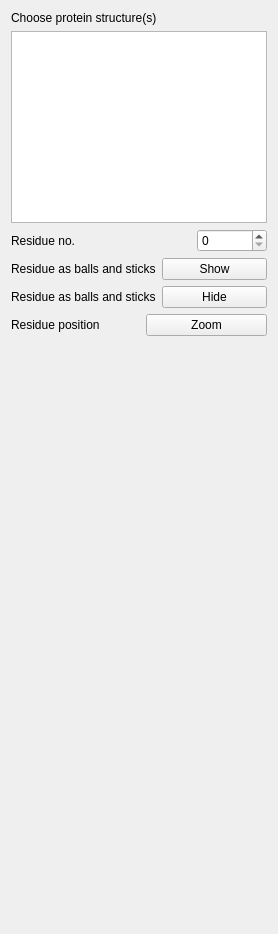
            <widget class="QWidget" name="page">
             <layout class="QVBoxLayout" name="verticalLayout_88">
              <item>
               <layout class="QVBoxLayout" name="verticalLayout_58">
                <item>
                 <widget class="QLabel" name="label_5">
                  <property name="text">
                   <string>Choose protein structure(s)</string>
                  </property>
                 </widget>
                </item>
                <item>
                 <widget class="QListWidget" name="list_hotspots_choose_protein"/>
                </item>
               </layout>
              </item>
              <item>
               <layout class="QHBoxLayout" name="horizontalLayout_69">
                <item>
                 <widget class="QLabel" name="lbl_hotspots_resi_no">
                  <property name="text">
                   <string>Residue no.</string>
                  </property>
                 </widget>
                </item>
                <item>
                 <widget class="QSpinBox" name="sp_hotspots_resi_no">
                  <property name="maximumSize">
                   <size>
                    <width>70</width>
                    <height>16777215</height>
                   </size>
                  </property>
                 </widget>
                </item>
               </layout>
              </item>
              <item>
               <layout class="QHBoxLayout" name="horizontalLayout_67">
                <item>
                 <widget class="QLabel" name="lbl_hotspots_resi_show">
                  <property name="text">
                   <string>Residue as balls and sticks</string>
                  </property>
                 </widget>
                </item>
                <item>
                 <widget class="QPushButton" name="btn_hotspots_resi_show">
                  <property name="maximumSize">
                   <size>
                    <width>121</width>
                    <height>16777215</height>
                   </size>
                  </property>
                  <property name="text">
                   <string>Show</string>
                  </property>
                 </widget>
                </item>
               </layout>
              </item>
              <item>
               <layout class="QHBoxLayout" name="horizontalLayout_68">
                <item>
                 <widget class="QLabel" name="lbl_hotspots_resi_hide">
                  <property name="text">
                   <string>Residue as balls and sticks</string>
                  </property>
                 </widget>
                </item>
                <item>
                 <widget class="QPushButton" name="btn_hotspots_resi_hide">
                  <property name="maximumSize">
                   <size>
                    <width>121</width>
                    <height>16777215</height>
                   </size>
                  </property>
                  <property name="text">
                   <string>Hide</string>
                  </property>
                 </widget>
                </item>
               </layout>
              </item>
              <item>
               <layout class="QHBoxLayout" name="horizontalLayout_70">
                <item>
                 <widget class="QLabel" name="lbl_hotspots_resi_zoom">
                  <property name="text">
                   <string>Residue position</string>
                  </property>
                 </widget>
                </item>
                <item>
                 <widget class="QPushButton" name="btn_hotspots_resi_zoom">
                  <property name="maximumSize">
                   <size>
                    <width>121</width>
                    <height>16777215</height>
                   </size>
                  </property>
                  <property name="text">
                   <string>Zoom</string>
                  </property>
                 </widget>
                </item>
               </layout>
              </item>
              <item>
               <spacer name="verticalSpacer_13">
                <property name="orientation">
                 <enum>Qt::Vertical</enum>
                </property>
                <property name="sizeHint" stdset="0">
                 <size>
                  <width>20</width>
                  <height>587</height>
                 </size>
                </property>
               </spacer>
              </item>
             </layout>
            </widget>
